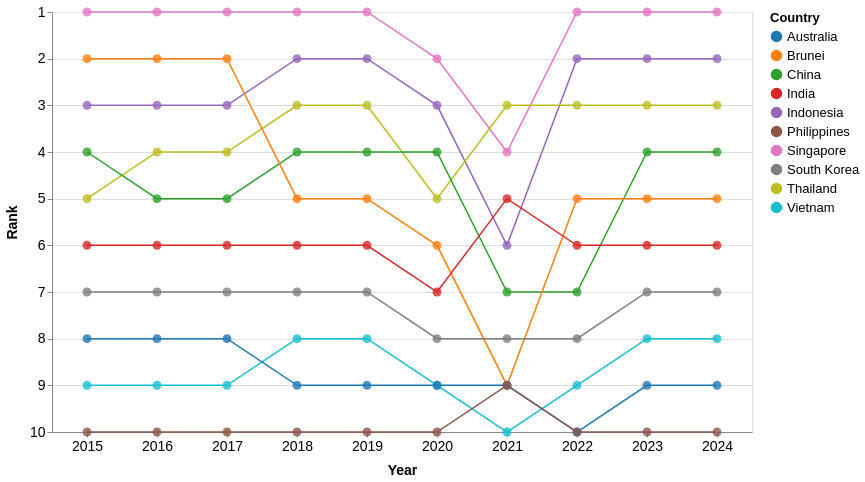

The Vega-Lite source for this figure:
### Vega-Lite specification from a JSON file in a GitHub repository (floating-point values rounded to 4 significant figures)
{"$schema": "https://vega.github.io/schema/vega-lite/v5.json", "width": 700, "height": 420, "data": {"values": [{"Country": "Singapore", "year": 2024, "Visitors": 4276007, "rank": 1}, {"Country": "Singapore", "year": 2023, "Visitors": 8308230, "rank": 1}, {"Country": "Singapore", "year": 2022, "Visitors": 5222991, "rank": 1}, {"Country": "Singapore", "year": 2021, "Visitors": 16308, "rank": 4}, {"Country": "Singapore", "year": 2020, "Visitors": 1545255, "rank": 2}, {"Country": "Singapore", "year": 2019, "Visitors": 10163882, "rank": 1}, {"Country": "Singapore", "year": 2018, "Visitors": 10615986, "rank": 1}, {"Country": "Singapore", "year": 2017, "Visitors": 12441713, "rank": 1}, {"Country": "Singapore", "year": 2016, "Visitors": 13272961, "rank": 1}, {"Country": "Singapore", "year": 2015, "Visitors": 12930754, "rank": 1}, {"Country": "Indonesia", "year": 2024, "Visitors": 1786630, "rank": 2}, {"Country": "Indonesia", "year": 2023, "Visitors": 3108165, "rank": 2}, {"Country": "Indonesia", "year": 2022, "Visitors": 1481739, "rank": 2}, {"Country": "Indonesia", "year": 2021, "Visitors": 11025, "rank": 6}, {"Country": "Indonesia", "year": 2020, "Visitors": 711723, "rank": 3}, {"Country": "Indonesia", "year": 2019, "Visitors": 3623277, "rank": 2}, {"Country": "Indonesia", "year": 2018, "Visitors": 3277689, "rank": 2}, {"Country": "Indonesia", "year": 2017, "Visitors": 2796570, "rank": 3}, {"Country": "Indonesia", "year": 2016, "Visitors": 3049964, "rank": 3}, {"Country": "Indonesia", "year": 2015, "Visitors": 2788033, "rank": 3}, {"Country": "Thailand", "year": 2024, "Visitors": 813783, "rank": 3}, {"Country": "Thailand", "year": 2023, "Visitors": 1551282, "rank": 3}, {"Country": "Thailand", "year": 2022, "Visitors": 715528, "rank": 3}, {"Country": "Thailand", "year": 2021, "Visitors": 59607, "rank": 3}, {"Country": "Thailand", "year": 2020, "Visitors": 394413, "rank": 5}, {"Country": "Thailand", "year": 2019, "Visitors": 1884306, "rank": 3}, {"Country": "Thailand", "year": 2018, "Visitors": 1914692, "rank": 3}, {"Country": "Thailand", "year": 2017, "Visitors": 1836522, "rank": 4}, {"Country": "Thailand", "year": 2016, "Visitors": 1780800, "rank": 4}, {"Country": "Thailand", "year": 2015, "Visitors": 1343569, "rank": 5}, {"Country": "China", "year": 2024, "Visitors": 1449711, "rank": 4}, {"Country": "China", "year": 2023, "Visitors": 1474114, "rank": 4}, {"Country": "China", "year": 2022, "Visitors": 211363, "rank": 7}, {"Country": "China", "year": 2021, "Visitors": 7701, "rank": 7}, {"Country": "China", "year": 2020, "Visitors": 405149, "rank": 4}, {"Country": "China", "year": 2019, "Visitors": 3114257, "rank": 4}, {"Country": "China", "year": 2018, "Visitors": 2944133, "rank": 4}, {"Country": "China", "year": 2017, "Visitors": 2281666, "rank": 5}, {"Country": "China", "year": 2016, "Visitors": 2124942, "rank": 5}, {"Country": "China", "year": 2015, "Visitors": 1677163, "rank": 4}, {"Country": "Brunei", "year": 2024, "Visitors": 565999, "rank": 5}, {"Country": "Brunei", "year": 2023, "Visitors": 811833, "rank": 5}, {"Country": "Brunei", "year": 2022, "Visitors": 301757, "rank": 5}, {"Country": "Brunei", "year": 2021, "Visitors": 773, "rank": 9}, {"Country": "Brunei", "year": 2020, "Visitors": 136020, "rank": 6}, {"Country": "Brunei", "year": 2019, "Visitors": 1216123, "rank": 5}, {"Country": "Brunei", "year": 2018, "Visitors": 1382031, "rank": 5}, {"Country": "Brunei", "year": 2017, "Visitors": 1660506, "rank": 2}, {"Country": "Brunei", "year": 2016, "Visitors": 1391016, "rank": 2}, {"Country": "Brunei", "year": 2015, "Visitors": 1133555, "rank": 2}, {"Country": "India", "year": 2024, "Visitors": 537493, "rank": 6}, {"Country": "India", "year": 2023, "Visitors": 671846, "rank": 6}, {"Country": "India", "year": 2022, "Visitors": 324548, "rank": 6}, {"Country": "India", "year": 2021, "Visitors": 3916, "rank": 5}, {"Country": "India", "year": 2020, "Visitors": 155883, "rank": 7}, {"Country": "India", "year": 2019, "Visitors": 735309, "rank": 6}, {"Country": "India", "year": 2018, "Visitors": 600311, "rank": 6}, {"Country": "India", "year": 2017, "Visitors": 552739, "rank": 6}, {"Country": "India", "year": 2016, "Visitors": 638578, "rank": 6}, {"Country": "India", "year": 2015, "Visitors": 722141, "rank": 6}, {"Country": "South Korea", "year": 2024, "Visitors": 232711, "rank": 7}, {"Country": "South Korea", "year": 2023, "Visitors": 400853, "rank": 7}, {"Country": "South Korea", "year": 2022, "Visitors": 146384, "rank": 8}, {"Country": "South Korea", "year": 2021, "Visitors": 3028, "rank": 8}, {"Country": "South Korea", "year": 2020, "Visitors": 119750, "rank": 8}, {"Country": "South Korea", "year": 2019, "Visitors": 673065, "rank": 7}, {"Country": "South Korea", "year": 2018, "Visitors": 616783, "rank": 7}, {"Country": "South Korea", "year": 2017, "Visitors": 484528, "rank": 7}, {"Country": "South Korea", "year": 2016, "Visitors": 444439, "rank": 7}, {"Country": "South Korea", "year": 2015, "Visitors": 421161, "rank": 7}, {"Country": "Vietnam", "year": 2024, "Visitors": 137344, "rank": 8}, {"Country": "Vietnam", "year": 2023, "Visitors": 286083, "rank": 8}, {"Country": "Vietnam", "year": 2022, "Visitors": 123931, "rank": 9}, {"Country": "Vietnam", "year": 2021, "Visitors": 14136, "rank": 10}, {"Country": "Vietnam", "year": 2020, "Visitors": 71622, "rank": 9}, {"Country": "Vietnam", "year": 2019, "Visitors": 892716, "rank": 8}, {"Country": "Vietnam", "year": 2018, "Visitors": 786327, "rank": 8}, {"Country": "Vietnam", "year": 2017, "Visitors": 638135, "rank": 9}, {"Country": "Vietnam", "year": 2016, "Visitors": 703737, "rank": 9}, {"Country": "Vietnam", "year": 2015, "Visitors": 646891, "rank": 9}, {"Country": "Australia", "year": 2024, "Visitors": 159318, "rank": 9}, {"Country": "Australia", "year": 2023, "Visitors": 276477, "rank": 9}, {"Country": "Australia", "year": 2022, "Visitors": 118598, "rank": 10}, {"Country": "Australia", "year": 2021, "Visitors": 33451, "rank": 9}, {"Country": "Australia", "year": 2020, "Visitors": 195146, "rank": 9}, {"Country": "Australia", "year": 2019, "Visitors": 1282782, "rank": 9}, {"Country": "Australia", "year": 2018, "Visitors": 1034871, "rank": 9}, {"Country": "Australia", "year": 2017, "Visitors": 899202, "rank": 8}, {"Country": "Australia", "year": 2016, "Visitors": 737115, "rank": 8}, {"Country": "Australia", "year": 2015, "Visitors": 714047, "rank": 8}, {"Country": "Philippines", "year": 2024, "Visitors": 60100, "rank": 10}, {"Country": "Philippines", "year": 2023, "Visitors": 137781, "rank": 10}, {"Country": "Philippines", "year": 2022, "Visitors": 86462, "rank": 10}, {"Country": "Philippines", "year": 2021, "Visitors": 10229, "rank": 9}, {"Country": "Philippines", "year": 2020, "Visitors": 53889, "rank": 10}, {"Country": "Philippines", "year": 2019, "Visitors": 1114257, "rank": 10}, {"Country": "Philippines", "year": 2018, "Visitors": 1167375, "rank": 10}, {"Country": "Philippines", "year": 2017, "Visitors": 1066461, "rank": 10}, {"Country": "Philippines", "year": 2016, "Visitors": 1029488, "rank": 10}, {"Country": "Philippines", "year": 2015, "Visitors": 957408, "rank": 10}]}, "mark": {"type": "line", "point": {"filled": true, "size": 80, "fillOpacity": 0.8}, "tooltip": true, "strokeWidth": 1.5}, "encoding": {"x": {"field": "year", "type": "ordinal", "title": "Year", "axis": {"labelOverlap": "parity", "labelAngle": 0}}, "y": {"field": "rank", "type": "quantitative", "title": "Rank", "scale": {"domain": [10, 1], "nice": true}, "axis": {"reverse": true}}, "color": {"field": "Country", "type": "nominal", "scale": {"scheme": "category10"}}, "tooltip": [{"field": "Country", "type": "nominal", "title": "Country"}, {"field": "year", "type": "ordinal", "title": "Year"}, {"field": "rank", "type": "quantitative", "title": "Rank"}, {"field": "Visitors", "type": "quantitative", "title": "Visitors", "format": ","}]}, "config": {"axis": {"labelFontSize": 14, "titleFontSize": 14, "titlePadding": 10}, "legend": {"labelFontSize": 13, "titleFontSize": 13, "labelPadding": 10}}}
